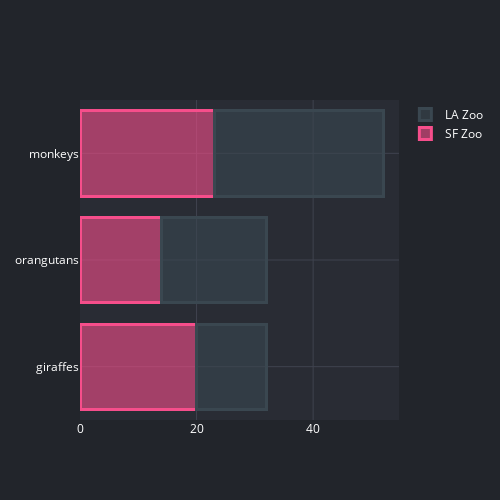

Notebook cell for this chart:
### Code cell
fig = go.Figure()
fig.add_trace(go.Bar(
    y=['giraffes', 'orangutans', 'monkeys'],
    x=[20, 14, 23],
    name='SF Zoo',
    orientation='h',
    marker=dict(
        color='rgba(246, 78, 139, 0.6)',
        line=dict(color='rgba(246, 78, 139, 1.0)', width=3)
    )
))
fig.add_trace(go.Bar(
    y=['giraffes', 'orangutans', 'monkeys'],
    x=[12, 18, 29],
    name='LA Zoo',
    orientation='h',
    marker=dict(
        color='rgba(58, 71, 80, 0.6)',
        line=dict(color='rgba(58, 71, 80, 1.0)', width=3)
    )
))

fig.update_layout(barmode='stack')
render(fig, '')

### Figure 1 — Plotly figure (JSON) as saved in the notebook; plotly's stock layout.template omitted (floating-point values rounded to 4 significant figures)
{"data": [{"marker": {"color": "rgba(246, 78, 139, 0.6)", "line": {"color": "rgba(246, 78, 139, 1.0)", "width": 3}}, "name": "SF Zoo", "orientation": "h", "type": "bar", "x": [20, 14, 23], "y": ["giraffes", "orangutans", "monkeys"]}, {"marker": {"color": "rgba(58, 71, 80, 0.6)", "line": {"color": "rgba(58, 71, 80, 1.0)", "width": 3}}, "name": "LA Zoo", "orientation": "h", "type": "bar", "x": [12, 18, 29], "y": ["giraffes", "orangutans", "monkeys"]}], "layout": {"barmode": "stack", "height": 500, "legend": {"font": {"color": "#ffffff"}}, "paper_bgcolor": "#22252B", "plot_bgcolor": "#292C34", "title": {"font": {"color": "#9398A4"}, "text": ""}, "width": 500, "xaxis": {"gridcolor": "#3F434F", "tickfont": {"color": "#ffffff"}, "title": {"font": {"color": "#ffffff"}}, "zeroline": false}, "yaxis": {"gridcolor": "#3F434F", "tickfont": {"color": "#ffffff"}, "title": {"font": {"color": "#ffffff"}}, "zeroline": false}}}
